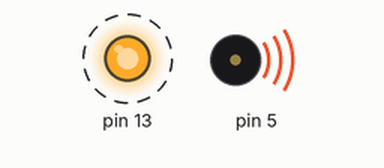
Simulated run of this sketch. Board: Arduino Uno, built with avr-gcc and run on an emulated ATmega328P. On the bench: output pins drawn as LEDs (lit = HIGH), buzzer (waves = sounding). Dashed ring = blinking. What the sketch prints to the serial monitor is not drawn.

Above: at 0.2 s.
Timing chart, 0 to 3.0 s (numbered marks = the images above):
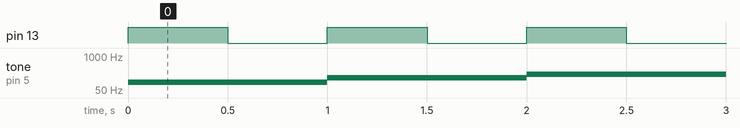

The sketch:

15.5.ino
```cpp
int i = 100;


void setup() {
  Serial.begin(9600);
  pinMode(13, OUTPUT);
}
void loop() {
  for (i; i < 1000; i = i + 50) {
    tone(5, i);
    digitalWrite(13, HIGH);
    Serial.print(i);
    delay(500);
    digitalWrite(13, LOW);
    delay(500);
  }
}

//Die LED geht 19 mal an
```

Measured:
- by itself, pin 13: alternates HIGH for 0.50 s and LOW for 0.50 s, 36 changes in all, then stays LOW
- by itself, tone on pin 5: plays 100 Hz for 1.0 s, 150 Hz for 1.0 s, 200 Hz for 1.0 s, 250 Hz for 1.0 s, 300 Hz for 1.0 s, 350 Hz for 1.0 s … (18 notes in this stretch)
